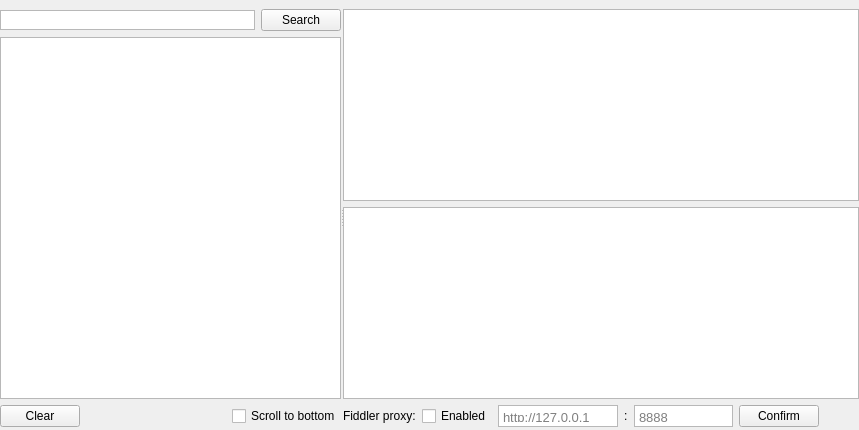
      <widget class="QWidget" name="tab_https">
       <attribute name="icon">
        <iconset>
         <normaloff>images/http.png</normaloff>images/http.png</iconset>
       </attribute>
       <attribute name="title">
        <string>HTTP/S</string>
       </attribute>
       <layout class="QHBoxLayout" name="horizontalLayout_12">
        <property name="leftMargin">
         <number>0</number>
        </property>
        <property name="topMargin">
         <number>3</number>
        </property>
        <property name="rightMargin">
         <number>0</number>
        </property>
        <property name="bottomMargin">
         <number>0</number>
        </property>
        <item>
         <widget class="QSplitter" name="httpsSplitter">
          <property name="orientation">
           <enum>Qt::Horizontal</enum>
          </property>
          <property name="opaqueResize">
           <bool>true</bool>
          </property>
          <property name="handleWidth">
           <number>2</number>
          </property>
          <property name="childrenCollapsible">
           <bool>false</bool>
          </property>
          <widget class="QWidget" name="verticalLayoutWidget_6">
           <layout class="QVBoxLayout" name="verticalLayout_10">
            <property name="leftMargin">
             <number>0</number>
            </property>
            <property name="topMargin">
             <number>6</number>
            </property>
            <property name="rightMargin">
             <number>0</number>
            </property>
            <property name="bottomMargin">
             <number>3</number>
            </property>
            <item>
             <layout class="QHBoxLayout" name="horizontalLayout_14">
              <item>
               <widget class="QTextEdit" name="httpsTextSearch">
                <property name="sizePolicy">
                 <sizepolicy hsizetype="Expanding" vsizetype="Minimum">
                  <horstretch>0</horstretch>
                  <verstretch>0</verstretch>
                 </sizepolicy>
                </property>
                <property name="maximumSize">
                 <size>
                  <width>16777215</width>
                  <height>20</height>
                 </size>
                </property>
                <property name="inputMethodHints">
                 <set>Qt::ImhNone</set>
                </property>
                <property name="verticalScrollBarPolicy">
                 <enum>Qt::ScrollBarAlwaysOff</enum>
                </property>
                <property name="horizontalScrollBarPolicy">
                 <enum>Qt::ScrollBarAlwaysOff</enum>
                </property>
                <property name="acceptRichText">
                 <bool>false</bool>
                </property>
               </widget>
              </item>
              <item>
               <widget class="QPushButton" name="httpsButtonSearch">
                <property name="text">
                 <string>Search</string>
                </property>
               </widget>
              </item>
             </layout>
            </item>
            <item>
             <layout class="QHBoxLayout" name="horizontalLayout_16">
              <item>
               <widget class="QListWidget" name="httpsList"/>
              </item>
             </layout>
            </item>
            <item>
             <layout class="QHBoxLayout" name="horizontalLayout_13">
              <item>
               <widget class="QPushButton" name="httpsButtonClear">
                <property name="text">
                 <string>Clear</string>
                </property>
               </widget>
              </item>
              <item>
               <spacer name="horizontalSpacer_4">
                <property name="orientation">
                 <enum>Qt::Horizontal</enum>
                </property>
                <property name="sizeType">
                 <enum>QSizePolicy::MinimumExpanding</enum>
                </property>
                <property name="sizeHint" stdset="0">
                 <size>
                  <width>100</width>
                  <height>20</height>
                 </size>
                </property>
               </spacer>
              </item>
              <item>
               <widget class="QCheckBox" name="httpsScrollToBottom">
                <property name="text">
                 <string>Scroll to bottom</string>
                </property>
               </widget>
              </item>
             </layout>
            </item>
           </layout>
          </widget>
          <widget class="QWidget" name="verticalLayoutWidget_5">
           <layout class="QVBoxLayout" name="verticalLayout_5" stretch="0,0,0">
            <property name="leftMargin">
             <number>0</number>
            </property>
            <property name="topMargin">
             <number>6</number>
            </property>
            <property name="rightMargin">
             <number>0</number>
            </property>
            <property name="bottomMargin">
             <number>3</number>
            </property>
            <item>
             <widget class="QTextEdit" name="httpsRequest">
              <property name="lineWrapMode">
               <enum>QTextEdit::NoWrap</enum>
              </property>
              <property name="acceptRichText">
               <bool>false</bool>
              </property>
             </widget>
            </item>
            <item>
             <widget class="QTextEdit" name="httpsResponse">
              <property name="lineWrapMode">
               <enum>QTextEdit::NoWrap</enum>
              </property>
              <property name="acceptRichText">
               <bool>false</bool>
              </property>
             </widget>
            </item>
            <item>
             <layout class="QHBoxLayout" name="horizontalLayout_3">
              <item>
               <widget class="QLabel" name="label_2">
                <property name="text">
                 <string>Fiddler proxy:</string>
                </property>
               </widget>
              </item>
              <item>
               <widget class="QCheckBox" name="httpsFiddlerEnabled">
                <property name="text">
                 <string>Enabled</string>
                </property>
               </widget>
              </item>
              <item>
               <widget class="QTextEdit" name="httpsFiddlerHost">
                <property name="sizePolicy">
                 <sizepolicy hsizetype="Maximum" vsizetype="Maximum">
                  <horstretch>0</horstretch>
                  <verstretch>0</verstretch>
                 </sizepolicy>
                </property>
                <property name="maximumSize">
                 <size>
                  <width>120</width>
                  <height>22</height>
                 </size>
                </property>
                <property name="font">
                 <font>
                  <pointsize>10</pointsize>
                  <bold>false</bold>
                  <underline>false</underline>
                  <kerning>true</kerning>
                 </font>
                </property>
                <property name="contextMenuPolicy">
                 <enum>Qt::DefaultContextMenu</enum>
                </property>
                <property name="accessibleName">
                 <string/>
                </property>
                <property name="autoFillBackground">
                 <bool>false</bool>
                </property>
                <property name="inputMethodHints">
                 <set>Qt::ImhUrlCharactersOnly</set>
                </property>
                <property name="verticalScrollBarPolicy">
                 <enum>Qt::ScrollBarAlwaysOff</enum>
                </property>
                <property name="horizontalScrollBarPolicy">
                 <enum>Qt::ScrollBarAlwaysOff</enum>
                </property>
                <property name="sizeAdjustPolicy">
                 <enum>QAbstractScrollArea::AdjustIgnored</enum>
                </property>
                <property name="autoFormatting">
                 <set>QTextEdit::AutoNone</set>
                </property>
                <property name="lineWrapMode">
                 <enum>QTextEdit::NoWrap</enum>
                </property>
                <property name="acceptRichText">
                 <bool>false</bool>
                </property>
                <property name="placeholderText">
                 <string>http://127.0.0.1</string>
                </property>
               </widget>
              </item>
              <item>
               <widget class="QLabel" name="label">
                <property name="text">
                 <string>:</string>
                </property>
               </widget>
              </item>
              <item>
               <widget class="QTextEdit" name="httpsFiddlerPort">
                <property name="sizePolicy">
                 <sizepolicy hsizetype="Maximum" vsizetype="Maximum">
                  <horstretch>0</horstretch>
                  <verstretch>0</verstretch>
                 </sizepolicy>
                </property>
                <property name="maximumSize">
                 <size>
                  <width>100</width>
                  <height>22</height>
                 </size>
                </property>
                <property name="font">
                 <font>
                  <pointsize>10</pointsize>
                 </font>
                </property>
                <property name="toolTip">
                 <string/>
                </property>
                <property name="inputMethodHints">
                 <set>Qt::ImhDigitsOnly</set>
                </property>
                <property name="verticalScrollBarPolicy">
                 <enum>Qt::ScrollBarAlwaysOff</enum>
                </property>
                <property name="lineWrapMode">
                 <enum>QTextEdit::NoWrap</enum>
                </property>
                <property name="acceptRichText">
                 <bool>false</bool>
                </property>
                <property name="placeholderText">
                 <string>8888</string>
                </property>
               </widget>
              </item>
              <item>
               <widget class="QPushButton" name="httpsFiddlerButton">
                <property name="text">
                 <string>Confirm</string>
                </property>
               </widget>
              </item>
              <item>
               <spacer name="horizontalSpacer">
                <property name="orientation">
                 <enum>Qt::Horizontal</enum>
                </property>
                <property name="sizeHint" stdset="0">
                 <size>
                  <width>40</width>
                  <height>20</height>
                 </size>
                </property>
               </spacer>
              </item>
             </layout>
            </item>
           </layout>
          </widget>
         </widget>
        </item>
       </layout>
      </widget>
